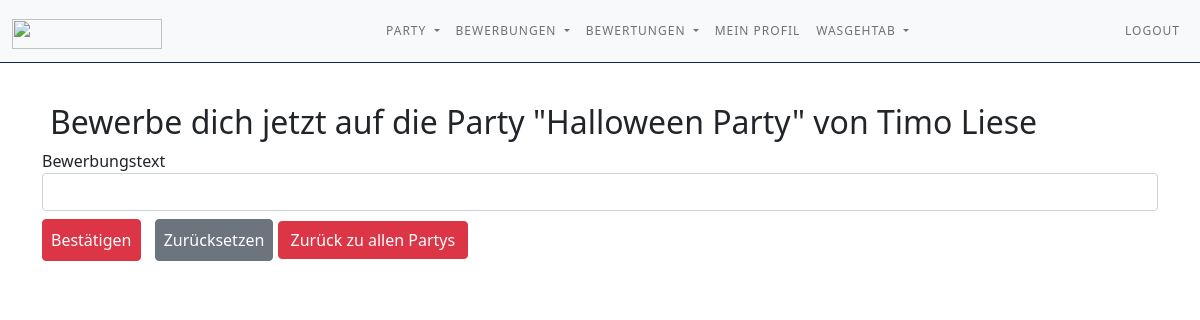
/apply_all.php?pid=107 (signed in), run on the app's committed database.
### tables this page shows
CREATE TABLE `party` (
  `id` int(11) NOT NULL AUTO_INCREMENT,
  `district` varchar(100) DEFAULT NULL,
  `date` date DEFAULT NULL,
  `time` time DEFAULT NULL,
  `name` text DEFAULT NULL,
  `description` text DEFAULT NULL,
  `participants` int(11) DEFAULT NULL,
  `user_id` int(11) DEFAULT NULL,
  `photo` blob DEFAULT NULL,
  PRIMARY KEY (`id`),
  KEY `user_id` (`user_id`),
  CONSTRAINT `party_ibfk_3` FOREIGN KEY (`user_id`) REFERENCES `users` (`id`) ON DELETE SET NULL ON UPDATE SET NULL
);

CREATE TABLE `users` (
  `id` int(11) NOT NULL AUTO_INCREMENT,
  `firstname` varchar(200) DEFAULT NULL,
  `lastname` varchar(200) DEFAULT NULL,
  `sex` char(1) DEFAULT NULL,
  `age` int(11) DEFAULT NULL,
  `email` varchar(100) DEFAULT NULL,
  `password` varchar(100) DEFAULT NULL,
  `drinks` char(1) DEFAULT NULL,
  `photo` blob DEFAULT NULL,
  PRIMARY KEY (`id`)
);

### apply_all.php (the view, shortened to what this page needs)
<?php
require_once "config.php";
$party_id = $_GET["pid"];
    $sql = "SELECT * FROM party WHERE id='$party_id'";
    $ergebnis = $link->query($sql)
            or die($link->error);
    WHILE ($row = $ergebnis->fetch_assoc()){
                $partyname = $row['name'];
                $partyhost = $row['user_id'];
            }
$sql = "SELECT * FROM users WHERE id='$partyhost'";
$ergebnis = $link->query($sql)
        or die($link->error);
WHILE ($row = $ergebnis->fetch_assoc()){
            $firstname = $row['firstname'];
            $lastname = $row['lastname'];
        }
?>
<!doctype html>
<html lang="en">
  <head>
    <link rel="stylesheet" href="navbar.css">
  </head>
 <body>
 <?php
     include "navbar.php"
 ?>
    <section class="Form my-4 mx-4">
        <div class="container ">
                <div class="col px-2 pt-3 ">
                    <h2> Bewerbe dich jetzt auf die Party "<?php echo "$partyname"?>" von <?php echo "$firstname $lastname"?></h2>
                </div>
		        <div class="col-xs-4">
                        <label>Bewerbungstext</label>
						<input type="textarea" rows="3" name="text" class="form-control" >
				</div>
                <div class="form-row">
                        <input type="submit" class="btn btn-danger my-2 p-2" value="Bestätigen">
                        <input type="reset" class="btn btn-secondary ml-2 p-2" value="Zurücksetzen">
                                        <?php echo "<td><a href='search_results_all.php'class='btn btn-danger'>Zurück zu allen Partys </a></td>";?>
                </div>
                </div>
    </section>
  </body>
</html>

### apply_all.php (style rules this page uses)
* { padding: 0; margin: 0; box-sizing: border-box; }
body { background-image: url("images/bar.jpg"); background-size:cover; }
.container { border-top-left-radius: 30px; border-bottom-left-radius: 30px; background: white; border-radius: 30px; }

### data on the page
party: name "Halloween Party"
users: firstname "Timo", lastname "Liese"
